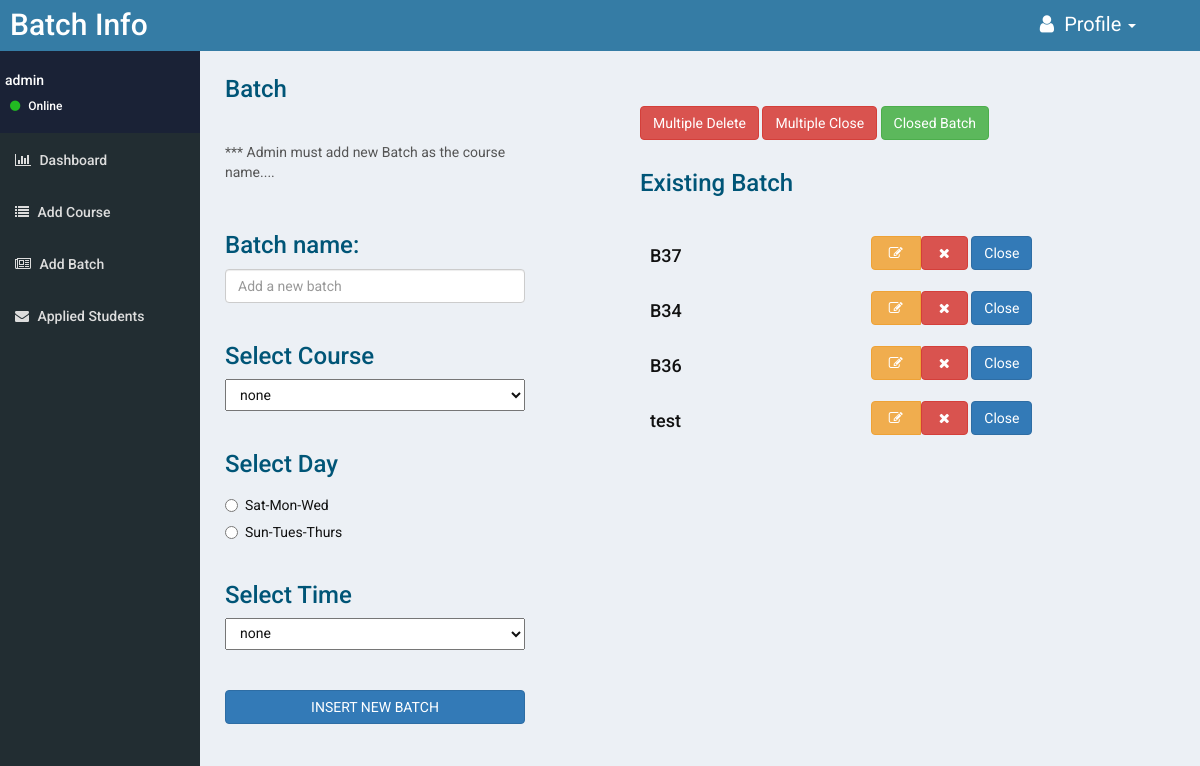
Page /views/FINAL_PROJECT/Batch/index.php (signed in) on the committed database.
### tables this page shows
CREATE TABLE `batch` (
  `batch_id` int(11) NOT NULL,
  `batch_name` text NOT NULL,
  `batch_course_fkey` int(110) NOT NULL,
  `batch_day` text NOT NULL,
  `batch_time` text NOT NULL,
  `is_deleted` int(11) NOT NULL DEFAULT '0'
);

### src/BITM/FINAL_PROJECT/Batch/Batch.php (called while the page is built, shortened)
<?php
class Batch extends DB
{
    public function index($fetchMode = 'ASSOC')
    {
        $fetchMode = strtoupper($fetchMode);
        $DBH = $this->connection;
        $sth = $DBH->prepare("select * from batch where is_deleted='0'");
        $sth->execute();
        if (substr_count($fetchMode, 'OBJ') > 0)
            $sth->setFetchMode(PDO::FETCH_OBJ);
        else
            $sth->setFetchMode(PDO::FETCH_ASSOC);
        $all_data = $sth->fetchAll();
        return $all_data;
    }
}

### views/FINAL_PROJECT/Batch/index.php (the view, shortened to what this page needs)
<!DOCTYPE html>
<html lang="en">
<head>
    <link rel="stylesheet" href="http://maxcdn.bootstrapcdn.com/bootstrap/3.3.6/css/bootstrap.min.css">
    <link href="../../../resources/css/font-awesome.min.css" rel="stylesheet" type="text/css">
    <link href="https://maxcdn.bootstrapcdn.com/font-awesome/4.6.3/css/font-awesome.min.css" rel="stylesheet" type="text/css">
    <link rel="stylesheet" href="../../../resources/style.css">
</head>
<body>
<div class="header">
    <div class="row">
        <div class="col-xs-6">
            <h2 style="margin-left:10px; margin-top:8px">Batch Info</h2></div>
        <div class="col-xs-6">
            <div class="col-xs-11">
                <li class="dropdown pull-right">
                    <a class="dropdown-toggle pro" data-toggle="dropdown" href="#"><i class="fa fa-user" aria-hidden="true"></i> Profile
                        <span class="caret"></span></a>
                </li>
            </div>
        </div>
    </div>
</div>
<div class="row container-fluid">   <div class="col-xs-2 menu">
        <div class="row menu-head">
            <div class="col-sm-8">
                <h5><?php echo $_SESSION['admin_username'];?></h5>
                <h6><i class="fa fa-circle" aria-hidden="true" style="color:#2b2; font-size:12px; padding-top:-12px;"> </i> Online</h6>
            </div>
        </div>
        <ul>
            <a href="../Dashboard/index.php"><li><h5><i class="fa fa-bar-chart" aria-hidden="true"></i> Dashboard</h5></li></a>
            <a href="../Course/index.php"><li><h5><i class="fa fa-list" aria-hidden="true"></i> Add Course</h5></li></a>
            <a href="../Batch/index.php"><li><h5><i class="fa fa-newspaper-o" aria-hidden="true"></i> Add Batch</h5></li></a>
            <a href="../Student_Info/aplied.php"><li><h5><i class="fa fa-envelope" aria-hidden="true"></i> Applied Students</h5></li></a>
    </div>
    <?php
    $obj = new Batch();
    $allBatch = $obj->index("obj");
    ?>
    <div class="col-xs-10 content">
        <div class="cat">
            <div class="row">
                <div class="col-sm-4">
                    <h3>Batch</h3>
                    <p class="notice category-h">*** Admin must add new Batch as the course name....</p>
                    <div class="container-fluid">
                        <form class="form-horizontal" role="form" action="store.php" method="post">
                            <div class="form-group">
                                <h3 class="category-h">Batch name:</h3>
                                <input type="text" class="form-control" id="add-cat"  name="batch_name" placeholder="Add a new batch" >
                                <h3 class="category-h">Select Course</h3>
                                <select name="batch_course_fkey" style="width:100%; padding:6px 10px;">
                                    <option value="">none</option>
                                </select><br>
                                <h3 class="category-h">Select Day</h3>
                                <div class="radio">
                                    <label><input type="radio" name="batch_day" value="Sat-Mon-Wed">Sat-Mon-Wed</label>
                                </div>
                                <div class="radio">
                                    <label><input type="radio" name="batch_day" value="Sun-Tues-Thurs">Sun-Tues-Thurs</label>
                                </div>
                                <h3 class="category-h">Select Time</h3>
                                <select name="batch_time" style="width:100%; padding:6px 10px;">
                                    <option value="">none</option>
                                </select><br>
                                <button type="submit" class="btn btn-primary category-h" title="add category">INSERT NEW BATCH</button>
                            </div>
                        </form>
                    </div>
                </div>
                <div class="col-sm-8" style="padding-left:100px; padding-right: 50px; margin-top:40px;">
                    <a href="multipleDelete.php"><button class="btn btn-danger">Multiple Delete</button></a>
                    <a href="multipleTrash.php"><button class="btn btn-danger">Multiple Close</button></a>
                    <a href="trashed.php"><button class="btn btn-success">Closed Batch</button></a>
                    <h3 style="margin-top:30px;">Existing Batch</h3>
                    <br>
                    <?php
                    foreach($allBatch as $data){
                    ?>
                        <div class="form-group row cat">
                            <div class="col-sm-2">
                                <h4><?php echo $data->batch_name;?></h4>
                            </div>
                            <div class="col-sm-3">
                            </div>
                            <div class="col-sm-6 btn-group">
                                <button  class="btn btn-warning" title="edit" data-toggle="modal" data-target="#batch_<?php echo $data->batch_id;?>"><i class="fa fa-edit" aria-hidden="true"></i></button>
                            <a href="delete.php?id=<?php echo $data->batch_id;?>"> <button type="submit" class="btn btn-danger" title="remove"><i class="fa fa-times" aria-hidden="true"></i></button>
                            </a>
                            <a href="trash.php?id=<?php echo $data->batch_id;?>"> <button type="submit" class="btn btn-primary" title="Close Batch">Close</i></button>
                                </a>
                            </div>
                        </div>
                        <?php
                    }
                    ?>
                </div>
                </div>
            </div>
        </div>
    </div>
</body>
</html>

### resources/style.css (style rules this page uses)
* { margin:0px; padding:0px; }
body { background:#222d32; color:#ccc;font-family: 'Roboto'; overflow-x:hidden; }
.header { background:#357ca5;color:#fff; }
.header a { color:#fff!important; }
.header li { list-style:none; padding-top:10px; }
.content { background:#ecf0f5; color:#111; height:720px; padding:15px; overflow-y: scroll; }
.content h3 { margin:10px; color:#057 !important }
.pro { font-size:20px; }
.menu-head { background:#1a2236; color:#fff; padding-top:12px; padding-bottom: 9px; padding-left:5px; padding-right:5px; margin-bottom:1px; }
.menu { margin:0px!important; padding:0px!important; }
.menu li { list-style:none; color:#ddd; padding:7px 10px; }
.fa { margin:2px 5px; }
.cat { padding-left:10px; }
.cat h3 { margin-left:0px; }
.notice { margin-top:20px; }
.category-h { margin-top:40px!important; width:100%; }
.notice { margin-top:20px; color:#555; }

### rows in the picture
batch: batch_name "B37"
batch: batch_name "B34"
batch: batch_name "B36"
batch: batch_name "test"

### other values in the picture
$_SESSION['admin_username'] "admin"
